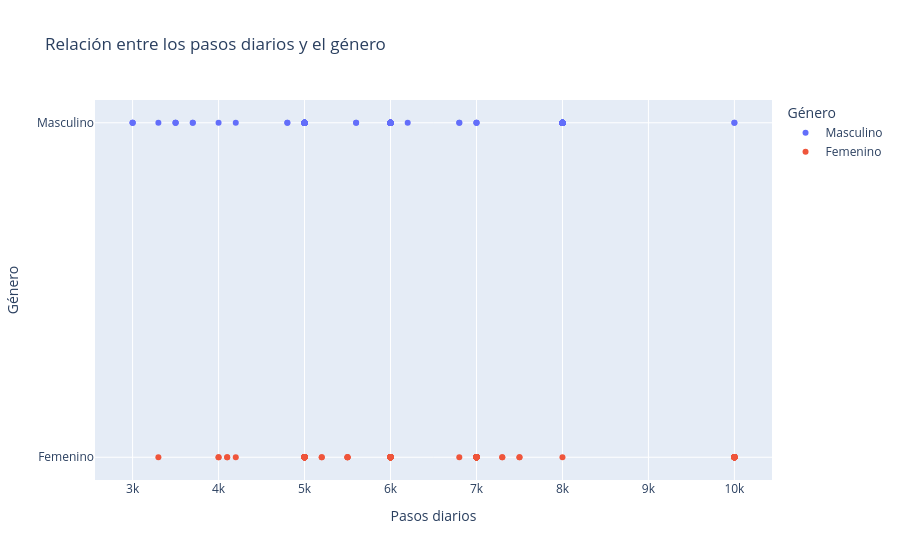

The cell this chart's notebook holds for it:
### Code cell
fig = px.scatter(
    sleep_df,
    x='Daily Steps',
    y='Gender',
    color='Gender',
    title='Relación entre los pasos diarios y el género',
    labels={
        'Daily Steps': 'Pasos diarios',
        'Gender': 'Género'
    }
)

fig.write_image(
    "daily_steps_vs_gender.pdf",
    width=800,
    height=600
)

fig.show()

### Figure 1 — Plotly figure (JSON) as saved in the notebook; plotly's stock layout.template omitted (floating-point values rounded to 4 significant figures; data arrays with more than 128 entries replaced by an {"elided": "..."} marker saying what was removed)
{"data": [{"hovertemplate": "Género=%{y}<br>Pasos diarios=%{x}<extra></extra>", "legendgroup": "Masculino", "marker": {"color": "#636efa", "symbol": "circle"}, "mode": "markers", "name": "Masculino", "orientation": "h", "showlegend": true, "type": "scatter", "x": {"elided": "189 int values"}, "xaxis": "x", "y": {"elided": "189 str values"}, "yaxis": "y"}, {"hovertemplate": "Género=%{y}<br>Pasos diarios=%{x}<extra></extra>", "legendgroup": "Femenino", "marker": {"color": "#EF553B", "symbol": "circle"}, "mode": "markers", "name": "Femenino", "orientation": "h", "showlegend": true, "type": "scatter", "x": {"elided": "185 int values"}, "xaxis": "x", "y": {"elided": "185 str values"}, "yaxis": "y"}], "layout": {"legend": {"title": {"text": "Género"}, "tracegroupgap": 0}, "title": {"text": "Relación entre los pasos diarios y el género"}, "xaxis": {"anchor": "y", "domain": [0, 1], "title": {"text": "Pasos diarios"}}, "yaxis": {"anchor": "x", "categoryarray": ["Femenino", "Masculino"], "categoryorder": "array", "domain": [0, 1], "title": {"text": "Género"}}}}
